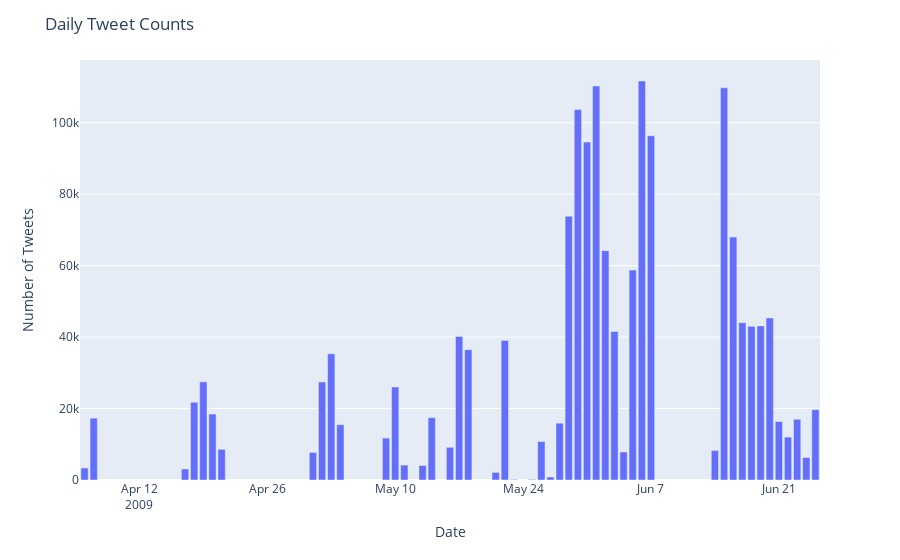

Notebook code for this chart:
### Code cell
# Show the figure in a Jupyter notebook
daily_tweet_count_fig.show()

### Figure 1 — Plotly figure (JSON) as saved in the notebook; plotly's stock layout.template omitted (floating-point values rounded to 4 significant figures)
{"data": [{"alignmentgroup": "True", "hovertemplate": "index=%{x}<br>y=%{y}<extra></extra>", "legendgroup": "", "marker": {"color": "#636efa", "pattern": {"shape": ""}}, "name": "", "offsetgroup": "", "orientation": "v", "showlegend": false, "textposition": "auto", "type": "bar", "x": ["2009-04-06", "2009-04-07", "2009-04-17", "2009-04-18", "2009-04-19", "2009-04-20", "2009-04-21", "2009-05-01", "2009-05-02", "2009-05-03", "2009-05-04", "2009-05-09", "2009-05-10", "2009-05-11", "2009-05-13", "2009-05-14", "2009-05-16", "2009-05-17", "2009-05-18", "2009-05-21", "2009-05-22", "2009-05-23", "2009-05-25", "2009-05-26", "2009-05-27", "2009-05-28", "2009-05-29", "2009-05-30", "2009-05-31", "2009-06-01", "2009-06-02", "2009-06-03", "2009-06-04", "2009-06-05", "2009-06-06", "2009-06-07", "2009-06-14", "2009-06-15", "2009-06-16", "2009-06-17", "2009-06-18", "2009-06-19", "2009-06-20", "2009-06-21", "2009-06-22", "2009-06-23", "2009-06-24", "2009-06-25"], "xaxis": "x", "y": [3360, 17311, 3084, 21754, 27469, 18460, 8587, 7716, 27434, 35333, 15481, 11739, 26029, 4186, 4066, 17460, 9146, 40154, 36469, 2132, 39074, 169, 169, 10778, 841, 15903, 73827, 103673, 94588, 110290, 64192, 41588, 7842, 58757, 111676, 96350, 8272, 109781, 67980, 44012, 43004, 43136, 45364, 16360, 12009, 17002, 6299, 19694], "yaxis": "y"}], "layout": {"barmode": "relative", "legend": {"tracegroupgap": 0}, "margin": {"t": 60}, "title": {"text": "Daily Tweet Counts"}, "xaxis": {"anchor": "y", "domain": [0, 1], "title": {"text": "Date"}}, "yaxis": {"anchor": "x", "domain": [0, 1], "title": {"text": "Number of Tweets"}}}}
